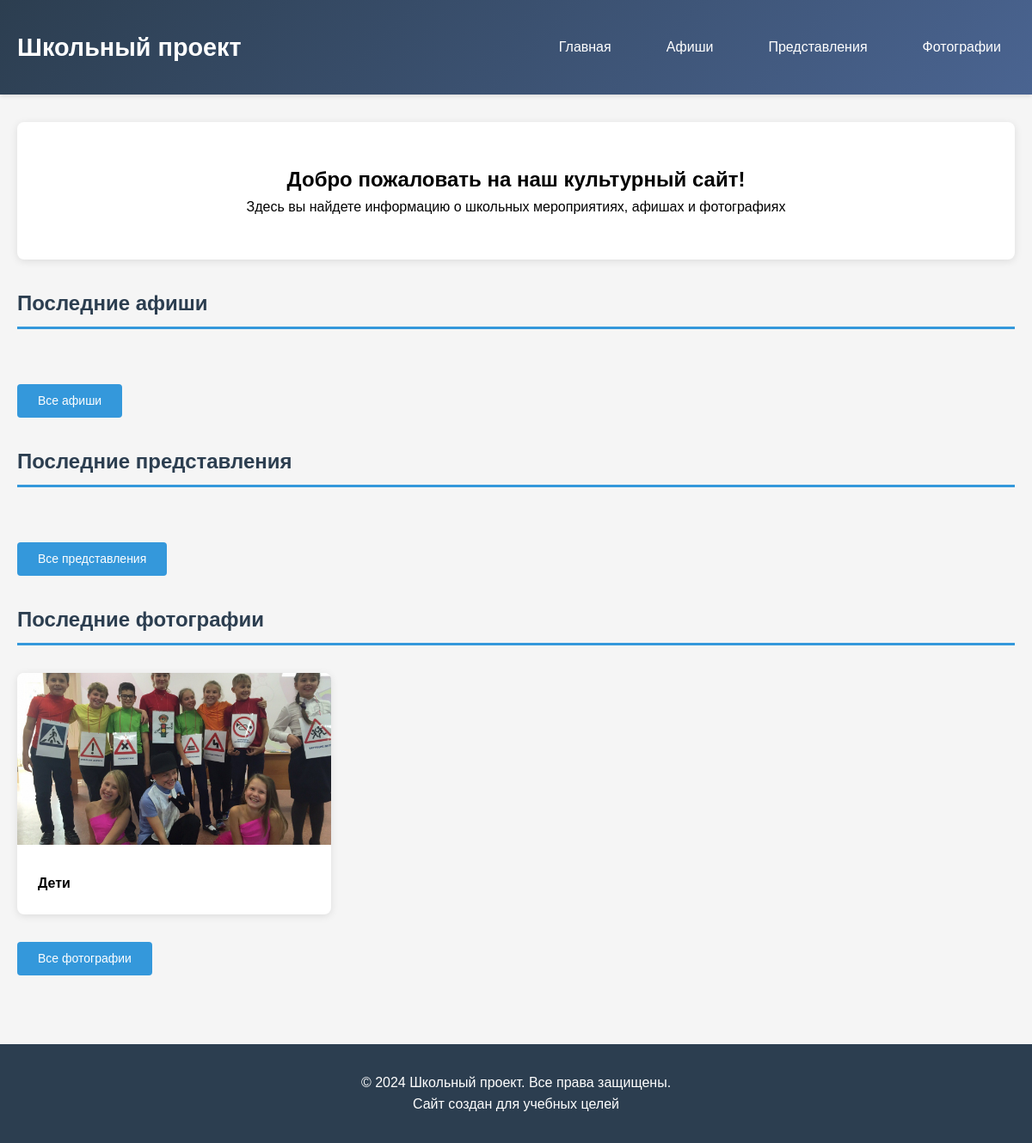
The app's page /, older data.
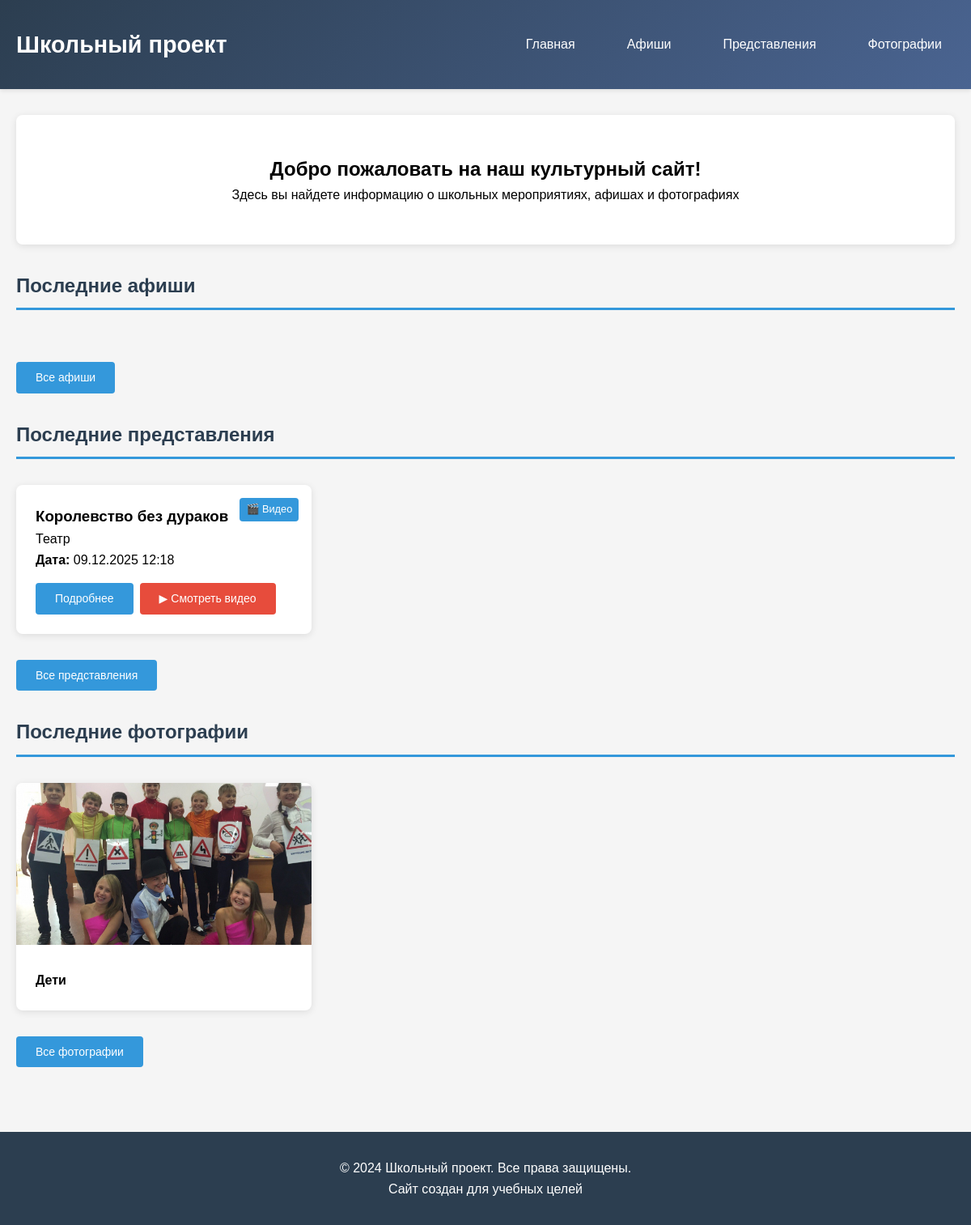
The same page, newer data.
### culture/models.py (models this page shows, shortened)
class Photo(models.Model):
    title = models.CharField(max_length=200)
    image = models.ImageField(upload_to='photos/')
    description = models.TextField(blank=True)
    category = models.ForeignKey(Category, on_delete=models.SET_NULL, null=True, blank=True)
    uploaded_at = models.DateTimeField(default=timezone.now)

class Performance(models.Model):
    title = models.CharField(max_length=200)
    description = models.TextField()
    date = models.DateTimeField()
    video_url = models.URLField(
        blank=True,
        null=True,
        help_text="Ссылка на YouTube видео (например: https://www.youtube.com/watch?v=VIDEO_ID)"
    )
    video_file = models.FileField(
        upload_to='videos/',
        blank=True,
        null=True,
        help_text="Загрузите видео в формате MP4 (рекомендуется)"
    )
    created_at = models.DateTimeField(default=timezone.now)

### culture/views.py (the view)
# urls.py: path('', views.home, name='home'),
def home(request):
    context = {
        'posters': Poster.objects.all().order_by('-date')[:3],
        'performances': Performance.objects.all().order_by('-date')[:3],
        'photos': Photo.objects.all().order_by('-uploaded_at')[:6],
    }
    return render(request, 'culture/home.html', context)

### culture/templates/culture/home.html (shortened to what this page needs)
{% extends 'culture/base.html' %}
{% block content %}
    <section class="hero">
        <h1>Добро пожаловать на наш культурный сайт!</h1>
        <p>Здесь вы найдете информацию о школьных мероприятиях, афишах и фотографиях</p>
    </section>
    <section>
        <h2 class="section-title">Последние афиши</h2>
        <a href="{% url 'posters' %}" class="btn">Все афиши</a>
    </section>
    <section>
        <h2 class="section-title">Последние представления</h2>
        <div class="grid">
            {% for performance in performances %}
            <div class="card">
                <div class="card-content">
                    {% if performance.video_url or performance.video_file %}
                    <div style="position: absolute; top: 1rem; right: 1rem; background: #3498db; color: white; padding: 0.25rem 0.5rem; border-radius: 4px; font-size: 0.8rem;">
                        🎬 Видео
                    </div>
                    {% endif %}
                    <h3>{{ performance.title }}</h3>
                    <p>{{ performance.description|truncatechars:100 }}</p>
                    <p><strong>Дата:</strong> {{ performance.date|date:"d.m.Y H:i" }}</p>
                    <div style="display: flex; gap: 0.5rem; margin-top: 1rem;">
                        <a href="{% url 'performance_detail' performance.pk %}" class="btn">
                            Подробнее
                        </a>
                        {% if performance.video_url or performance.video_file %}
                        <a href="{% url 'performance_detail' performance.pk %}" class="btn" style="background: #e74c3c;">
                            ▶ Смотреть видео
                        </a>
                        {% endif %}
                    </div>
                </div>
            </div>
            {% endfor %}
        </div>
        <a href="{% url 'performances' %}" class="btn">Все представления</a>
    </section>
    <section>
        <h2 class="section-title">Последние фотографии</h2>
        <div class="grid">
            {% for photo in photos %}
            <div class="card">
                {% if photo.image %}
                <img src="{{ photo.image.url }}" alt="{{ photo.title }}">
                {% endif %}
                <div class="card-content">
                    <h4>{{ photo.title }}</h4>
                </div>
            </div>
            {% endfor %}
        </div>
        <a href="{% url 'photos' %}" class="btn">Все фотографии</a>
    </section>
{% endblock %}

Row changes from the older to the newer data that the page shows:
added Performance: shows "🎬 Видео", title "Королевство без дураков", description "Театр", date "09.12.2025 12:18", shows "▶ Смотреть видео"
